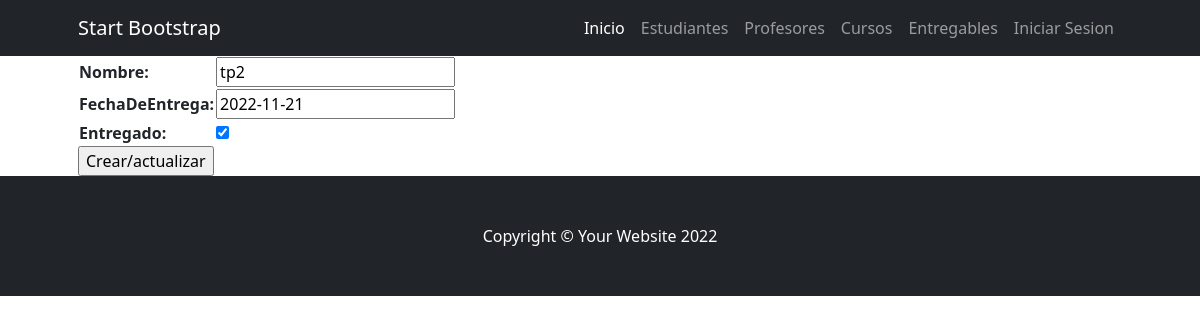
The page /coder/entregables/actualizar/2 on the database its author committed.
### appcoder/models.py (models this page shows, shortened)
class Entregable(models.Model):
    nombre = models.CharField(max_length=100)
    fechaDeEntrega = models.DateField()
    entregado = models.BooleanField()

### appcoder/views.py (the view)
# urls.py: path('entregables/actualizar/<pk>',EntregableUpdate.as_view(),name='coder-entregables-update'),
class EntregableUpdate(UpdateView):
    model = Entregable
    success_url= '/coder/entregables'
    fields= ['nombre','fechaDeEntrega','entregado']

### appcoder/templates/appcoder/entregable_form.html (shortened to what this page needs)
{% extends 'appcoder/base.html' %}
{% block contenido %}
<form method="post">
    <table>
        {{form.as_table}}
    </table>
    <input type="submit" value="Crear/actualizar">
</form>
{% endblock contenido %}

### rows shown on the page
Entregable: nombre "tp2", fechaDeEntrega "2022-11-21", entregado "☑"
